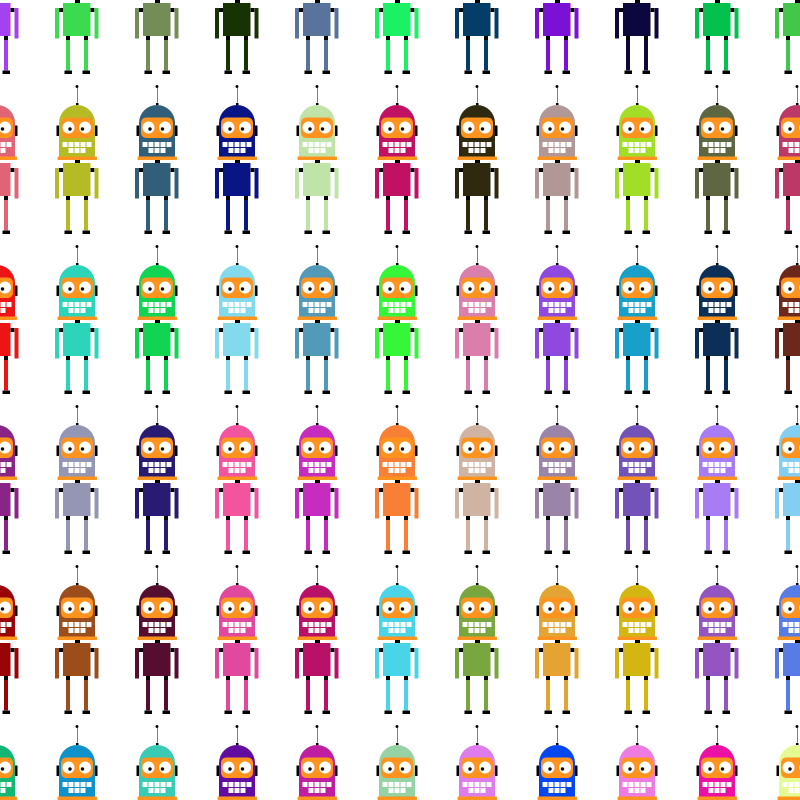
Frame 1 (no input)
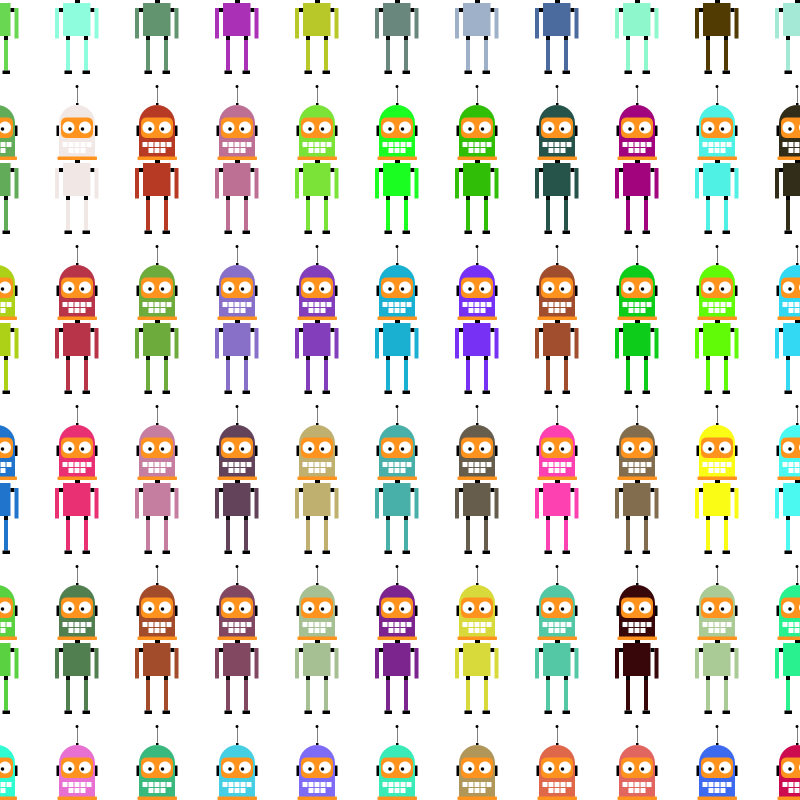
Frame 60 (the mouse pressed at the canvas centre just before this capture)
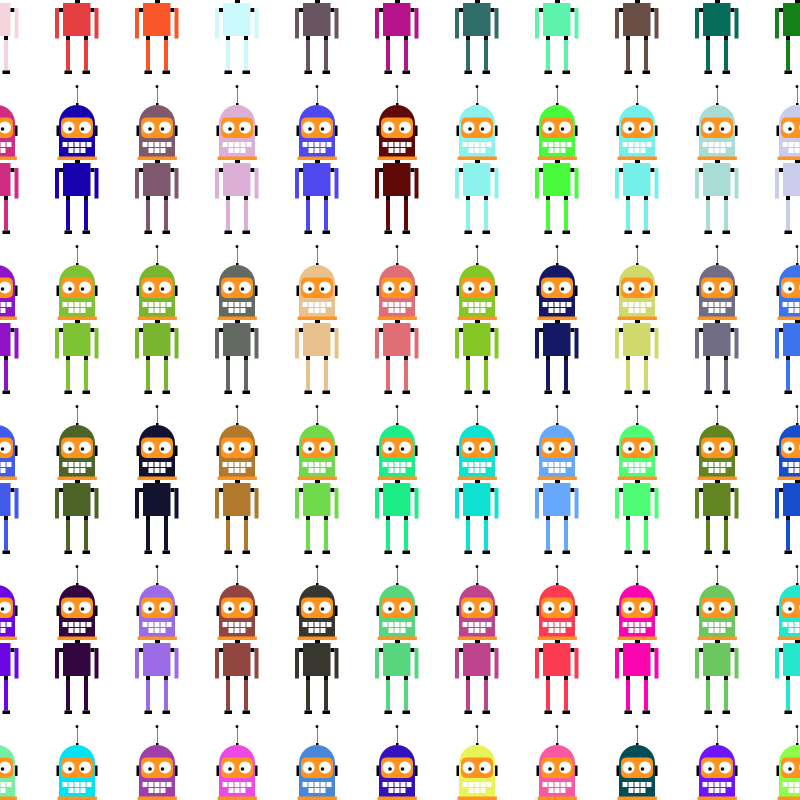
Frame 120 (the mouse held since frame 60 and released just before this capture)

The Processing sketch that drew these frames (run headless with seeded random() and noise(); from frame 60 on, the mouse is pressed at the canvas centre):

// Processing sketch: week10_4_robot_in_function_random_color
// ── week10_4_robot_in_function_random_color.pde
float xb;
float yb;

float x;
float y;

float pct = 0.09;
float mult = 0;

void setup() {

  size(800, 800);
}

void draw() {

  xb = 0;
  yb = 0;

  x = x + (xb-x)*pct;
  y = y + (yb-y)*pct;

  background(255);

  // draw a single robot
  //drawMycustomRobot(x,y);

  // draw 30 robots
  float nx = 0;
  float ny = 0;
  for (int i = 0; i < 120; i++) {
    nx = (80*(i % 11));     
    
    if (i % 11 == 0 && i != 0) {
      ny = ny + 160;
    }
    
    drawMycustomRobot(nx, ny,random(255),random(255),random(255));
  }
}

void drawMycustomRobot(float xpos, float ypos, float r,float g,float b) {
  pushMatrix();

  //translate(mouseX,mouseY);
  translate(xpos - 50 + 25, ypos - 150 + 75);
  scale(0.5, 0.5);
  // antenne
  noStroke();
  fill(0);
  ellipse(44, 3, 6, 6);
  stroke(0);
  line(44, 3, 44, 35);

  //remove stroke
  noStroke();
  rect(42, 36, 5, 4);

  // head
  fill(r,g,b);
  arc(44, 76, 72, 72, PI, PI*2, PIE);

  // draw remaining part
  rect(8, 76, 72, 72);

  // draw round orange rectange
  // first set fill color
  fill(#FF931E);
  rect(12, 65, 64, 41, 12);

  // draw eyes
  // left eye
  // change fill color to white
  fill(#ffffff);
  ellipse(27, 85, 24, 24);
  fill(#000000);
  ellipse(30, 88, 7, 7);

  // draw eyes
  // right eye
  // change fill color to white
  fill(#ffffff);
  ellipse(60, 85, 24, 24);
  fill(#000000);
  ellipse(55, 88, 7, 7);

  // draw ears
  // left ear
  rect(3, 81, 5, 21);
  // right ear
  rect(80, 81, 5, 21);

  // draw mouth, chage fill color to white
  fill(#ffffff);
  // first row of teeth
  rect(15, 114, 10, 10);
  rect(15 + (2 + 10), 114, 10, 10);
  rect(15 + (2 + 10)*2, 114, 10, 10);
  rect(15 + (2 + 10)*3, 114, 10, 10);
  rect(15 + (2 + 10)*4, 114, 10, 10);
  //second row of teeth
  rect(15 + (2 + 10), 126, 10, 10);
  rect(15 + (2 + 10)*2, 126, 10, 10);
  rect(15 + (2 + 10)*3, 126, 10, 10);

  // draw chin & change color
  fill(#FF931E);
  rect(5, 143, 79, 7, 2);

  // draw neck & change color
  fill(#000000);
  rect(40, 150, 10, 6);

  // draw body & change color
  fill(r,g,b);
  rect(16, 156, 55, 66);

  // draw left shoulder
  fill(#000000);
  rect(8, 166, 8, 8);

  // draw left arm & change color to blue
  fill(r,g,b);
  rect(0, 166, 8, 61);

  // draw right shoulder
  fill(#000000);
  rect(71, 166, 8, 8);

  // draw right arm & change color to blue
  fill(r,g,b);
  rect(79, 166, 8, 61);

  // left leg part
  fill(#000000);
  rect(22, 222, 8, 8);

  // left leg
  fill(r,g,b);
  rect(22, 230, 8, 61);

  // right leg part
  fill(#000000);
  rect(58, 222, 8, 8);

  // right leg
  fill(r,g,b);
  rect(58, 230, 8, 61);

  // left foot
  fill(#000000);
  rect(19, 291, 15, 7);
  // right foot
  rect(55, 291, 15, 7);
  popMatrix();
}
